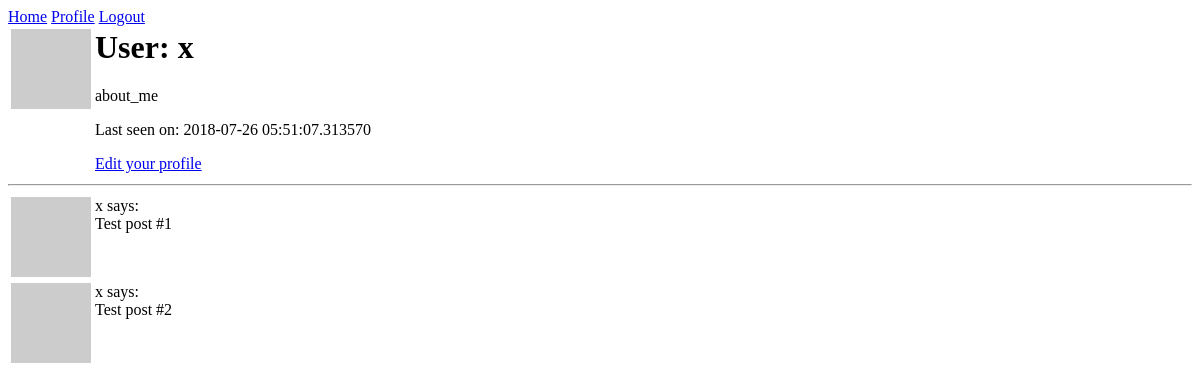
/user/x/ (signed in), run on an earlier commit of the app's database.
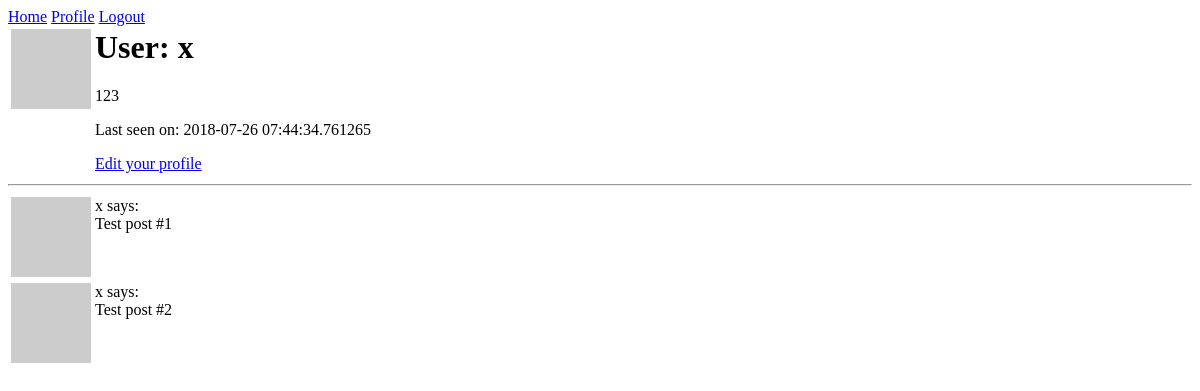
And on a later commit of the database.
### app/main/models.py (models this page shows, shortened)
class User(db.Model, UserMixin):
    id = db.Column(db.Integer, primary_key=True)
    username = db.Column(db.String(64), index=True, unique=True)
    email = db.Column(db.String(120), index=True, unique=True)
    password_hash = db.Column(db.String(128))
    posts = db.relationship('Post', backref='author', lazy='dynamic')
    about_me = db.Column(db.String(140))
    last_seen = db.Column(db.DateTime, default=datetime.utcnow)
    def avatar(self, size):
        digest = md5(self.email.lower().encode('utf-8')).hexdigest()
        return 'https://www.gravatar.com/avatar/{}?d=identicon&s={}'.format(digest, size)

### app/main/views.py (the view)
@main.route('/user/<username>/')
@login_required
def user_profile(username):
    user = User.query.filter_by(username=username).first_or_404()
    posts = [
        {'author': user, 'body': 'Test post #1'},
        {'author': user, 'body': 'Test post #2'}
    ]
    return render_template('profile.html', user=user, posts=posts)

### app/main/models.py (called while the page is built)
@login_manager.user_loader
def load_user(id):
    return User.query.get(int(id))

### app/main/views.py (called while the page is built)
@main.before_request
def before_request():
    if current_user.is_authenticated:
        current_user.last_seen = datetime.utcnow()
        db.session.commit()

### app/templates/profile.html
{% extends "base.html" %}
{% block content %}
    <table>
        <tr valign="top">
            <td><img src="{{ user.avatar(128) }}"></td>
            <td>
                <h1>User: {{ user.username }}</h1>
                {% if user.about_me %}<p>{{ user.about_me }}</p>{% endif %}
                {% if user.last_seen %}<p>Last seen on: {{ user.last_seen }}</p>{% endif %}
                {% if user == current_user %}
                <p><a href="{{ url_for('main.edit_profile') }}">Edit your profile</a></p>
                {% endif %}
            </td>
        </tr>
    </table>
    <hr>
    {% for post in posts %}
        {% include '_post.html' %}
    {% endfor %}
{% endblock %}

### app/templates/base.html (shortened to what this page needs)
<html>
    <head>
    </head>
    <body>
        <div>
            <a href="{{ url_for('main.index')}}">Home</a>
            {% if current_user.is_anonymous %}
            <a href="{{ url_for('main.login') }}">Login</a>
            {% else %}
            <a href="{{ url_for('main.user_profile', username=current_user.username) }}">Profile</a>
            <a href=" {{ url_for('main.logout') }}">Logout</a>
            {% endif %}
        </div>
        {% block content %}{% endblock %}
    </body>
</html>

### app/templates/_post.html
<table>
    <tr valign="top">
        <td><img src="{{ post.author.avatar(36) }}"></td>
        <td>{{ post.author.username }} says:<br>{{ post.body }}</td>
    </tr>
</table>

What changed in the data, as far as the page shows it:
changed User: about_me "about_me" → "123"; last_seen "2018-07-26 05:51:07.313570" → "2018-07-26 07:44:34.761265"
